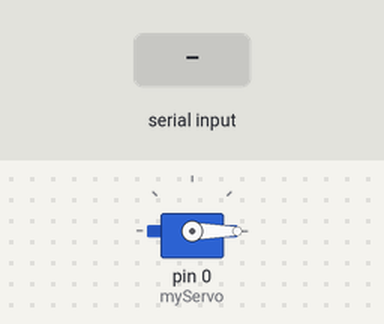
Bench run of a sketch on a simulated Arduino Uno, built with avr-gcc and run on an emulated ATmega328P. Shown: servo. Inputs (shaded band) come from the test bench.

Above: at 1.2 s.
1.3 s: "1" received over Serial
At 2.2 s:
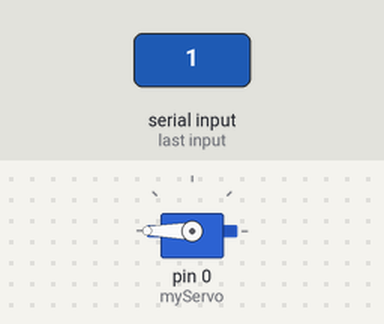
2.8 s: "0" received over Serial
At 3.7 s:
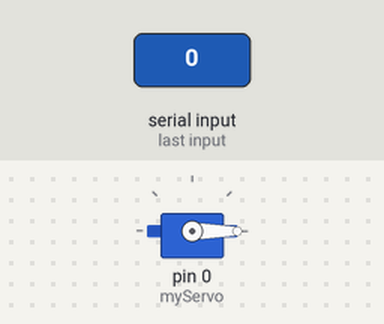
Timing chart, 0 to 5.8 s (numbered marks = the images above; inputs shaded):
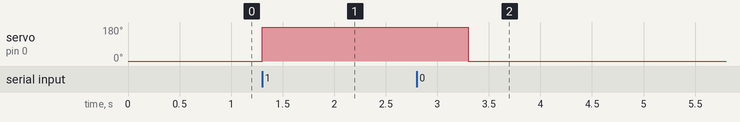

The sketch:

inductiveservo.ino
```cpp
#include <Servo.h>

Servo myServo;  // Create a servo object
int pos = 0;    // Variable to store the servo position

void setup() {
  Serial.begin(9600);  // Start serial communication
  myServo.attach(0);   // Attach the servo to pin 9
  myServo.write(0);    // Set initial position of the servo to 0 degrees
}

void loop() {
  if (Serial.available() > 0) {
    char command = Serial.read();  // Read the incoming byte

    if (command == '1') {
      // Move the servo to 180 degrees when object is detected
      myServo.write(180);
      delay(2000);  // Wait for 1 second
    } else if (command == '0') {
      // Move the servo back to 0 degrees if no object is detected
      myServo.write(0);
      delay(2000);  // Wait for 1 second
    }
  }
}
```

Measured:
- after the input at 1.3 s, servo on pin 0 (myServo): 0° → 180° at once
- after the input at 2.8 s, servo on pin 0 (myServo): 180° → 0° after 0.50 s
